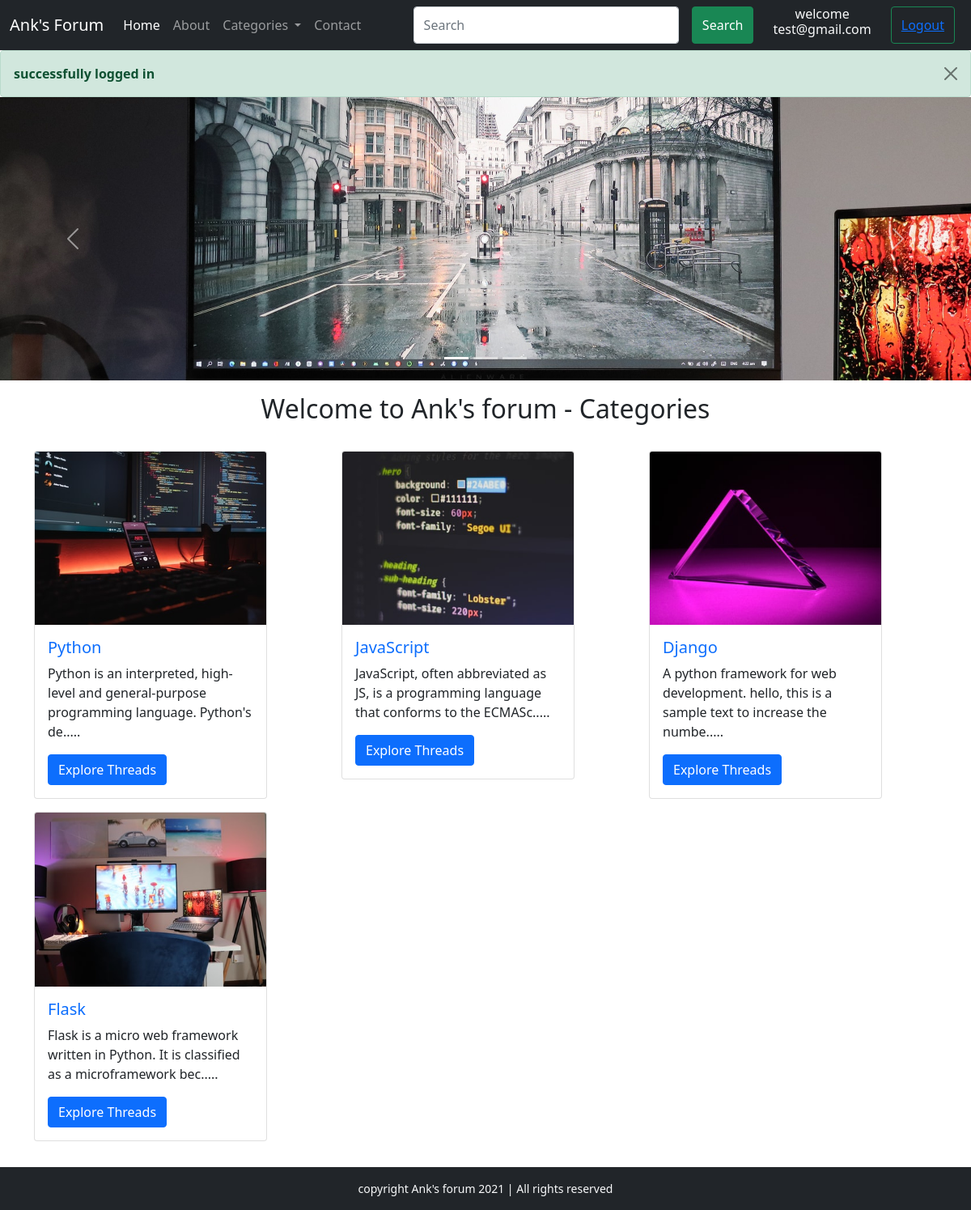
The page /index.php?loggedin=true (signed in) on the database its author committed.
### tables this page shows
CREATE TABLE `categories` (
  `category_id` int(8) NOT NULL,
  `category_name` varchar(500) NOT NULL,
  `category_description` varchar(500) NOT NULL,
  `created` datetime NOT NULL DEFAULT current_timestamp()
);

### index.php (the view, shortened to what this page needs)
<!doctype html>
<html lang="en">
<head>
  <link href="https://cdn.jsdelivr.net/npm/bootstrap@5.0.0-beta1/dist/css/bootstrap.min.css" rel="stylesheet">
  <link rel="stylesheet" href="style.css">
</head>
<body>
  <?php include 'partial/_header.php'; ?>
  <?php include 'partial/_dbconnect.php'; ?>
  <div id="carouselExampleIndicators" class="carousel slide" data-bs-ride="carousel">
    <ol class="carousel-indicators">
      <li data-bs-target="#carouselExampleIndicators" data-bs-slide-to="0" class="active"></li>
      <li data-bs-target="#carouselExampleIndicators" data-bs-slide-to="1"></li>
      <li data-bs-target="#carouselExampleIndicators" data-bs-slide-to="2"></li>
    </ol>
    <div class="carousel-inner">
      <div class="carousel-item active">
        <img src="img/slider1.jpg" class="d-block w-100" alt="...">
      </div>
    </div>
    <a class="carousel-control-prev" href="#carouselExampleIndicators" role="button" data-bs-slide="prev">
      <span class="carousel-control-prev-icon" aria-hidden="true"></span>
    </a>
    <a class="carousel-control-next" href="#carouselExampleIndicators" role="button" data-bs-slide="next">
      <span class="carousel-control-next-icon" aria-hidden="true"></span>
    </a>
  </div>
  <div class="container my-3">
    <h2 class="text-center">Welcome to Ank's forum - Categories</h2>
    <div class="row my-4">
      <?php
        $sql = "SELECT * FROM `categories`";
        $result = mysqli_query($conn, $sql);
        $num1 = 1;
        while($row = mysqli_fetch_assoc($result)){
          $title=$row['category_name'];
          $desc=$row['category_description'];
          $id=$row['category_id'];
          echo '<div class="col-md-4 my-2">
          <div class="card" style="width: 18rem;">
            <img src="img/card'.$num1.'.jpg" class="card-img-top" alt="...">
            <div class="card-body">
              <h5 class="card-title"><a class="text-decoration-none" href="threadList.php?catid='.$id.'">'.$title.'</a></h5>
              <p class="card-text">'. substr($desc, 0, 90).'.....'.'</p>
              <a href="threadList.php?catid='.$id.'" class="btn btn-primary">Explore Threads</a>
            </div>
          </div>
        </div>';
        $num1 += 1;
        }
      ?>
    </div>
  </div>
  <?php include 'partial/_footer.php'; ?>
</body>
</html>

### rows shown on the page
categories: shows a picture, category_name "Python", category_description "Python is an interpreted, high-level and general-purpose programming language. Python's de"
categories: shows a picture, category_name "JavaScript", category_description "JavaScript, often abbreviated as JS, is a programming language that conforms to the ECMASc"
categories: shows a picture, category_name "Django", category_description "A python framework for web development. hello, this is a sample text to increase the numbe"
categories: shows a picture, category_name "Flask", category_description "Flask is a micro web framework written in Python. It is classified as a microframework bec"

### other values the page prints
$_SESSION['useremail'] "test@gmail.com"
